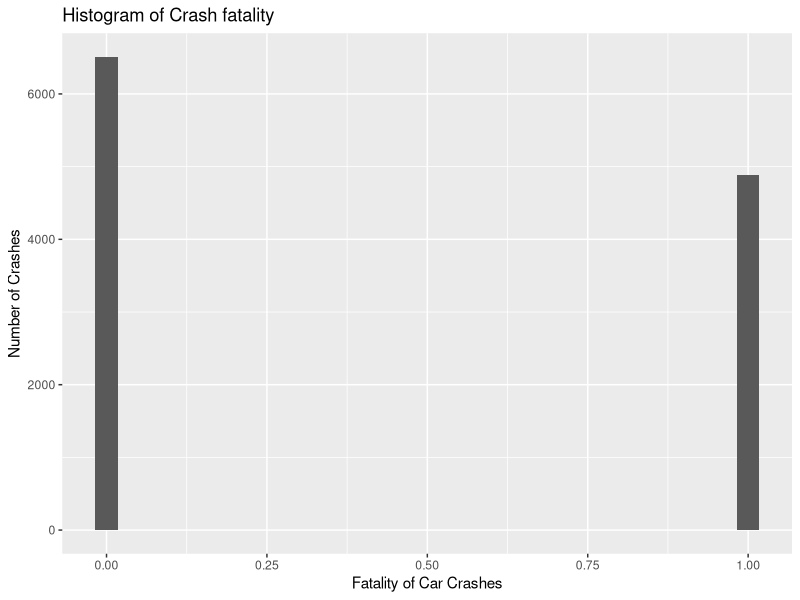
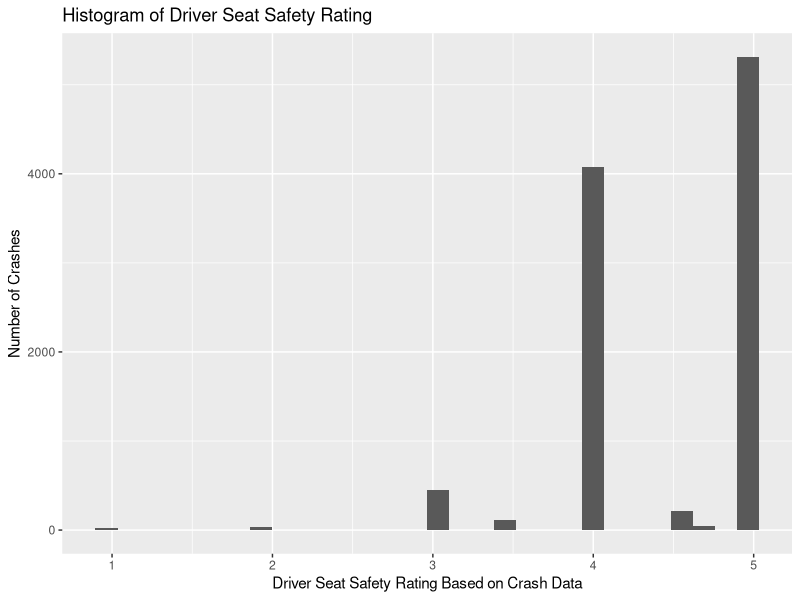
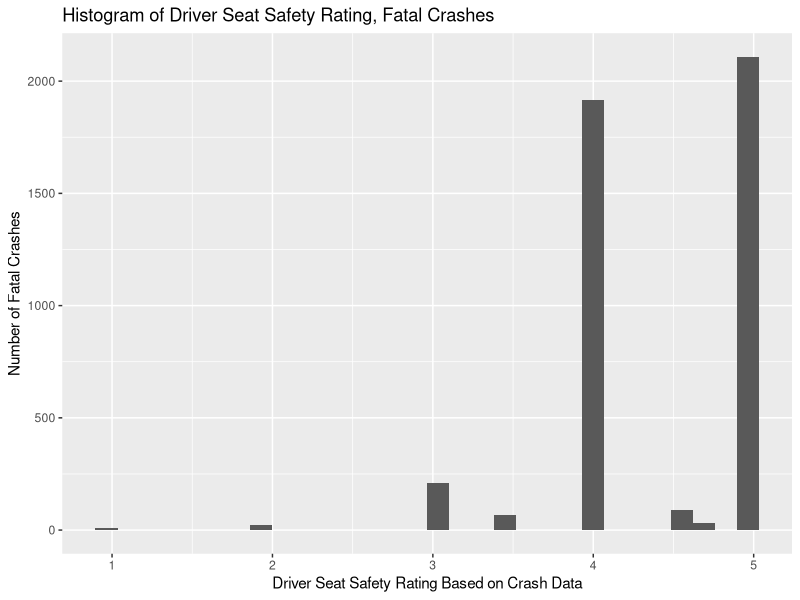
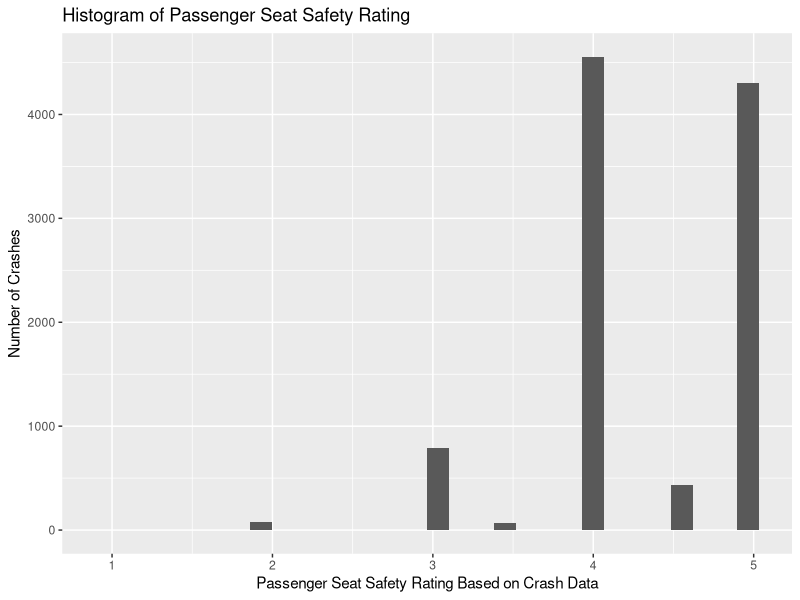
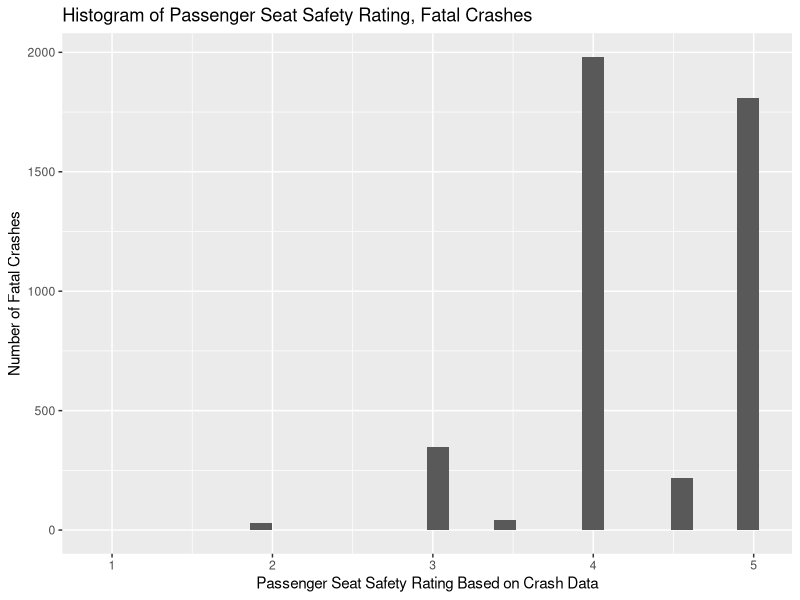
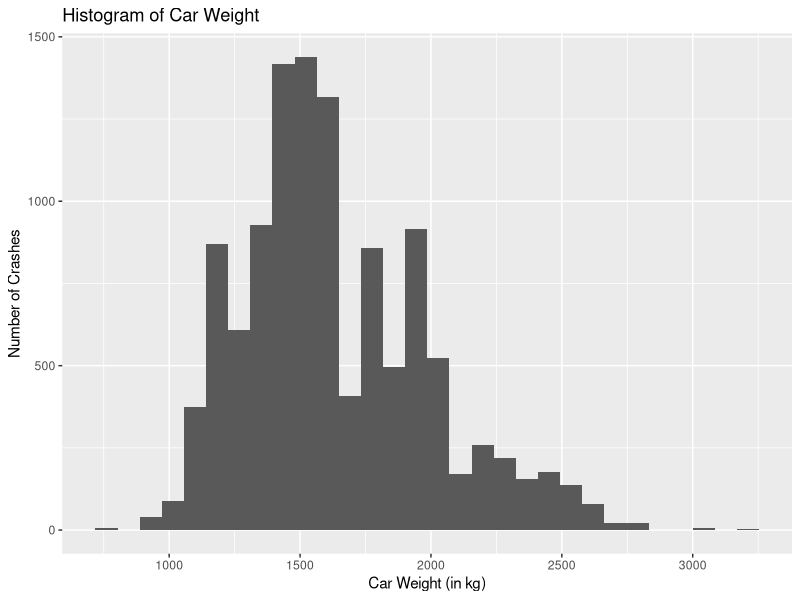
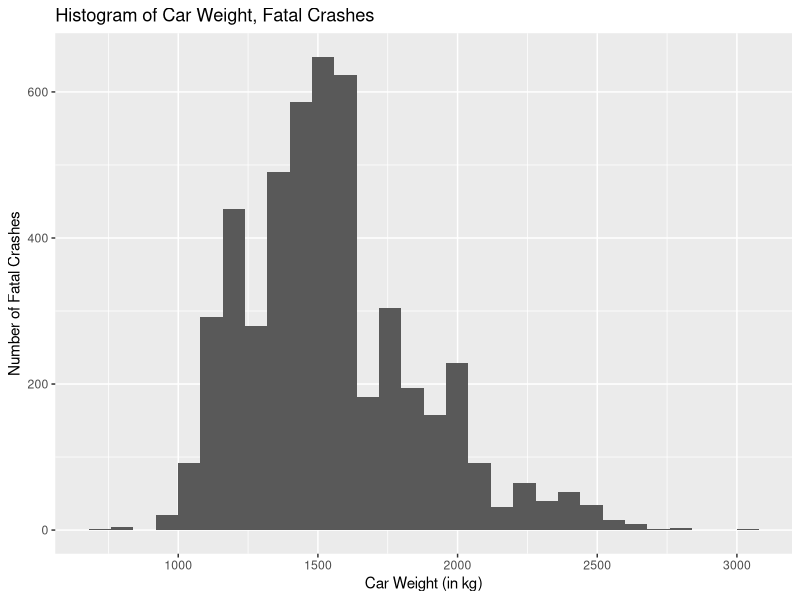
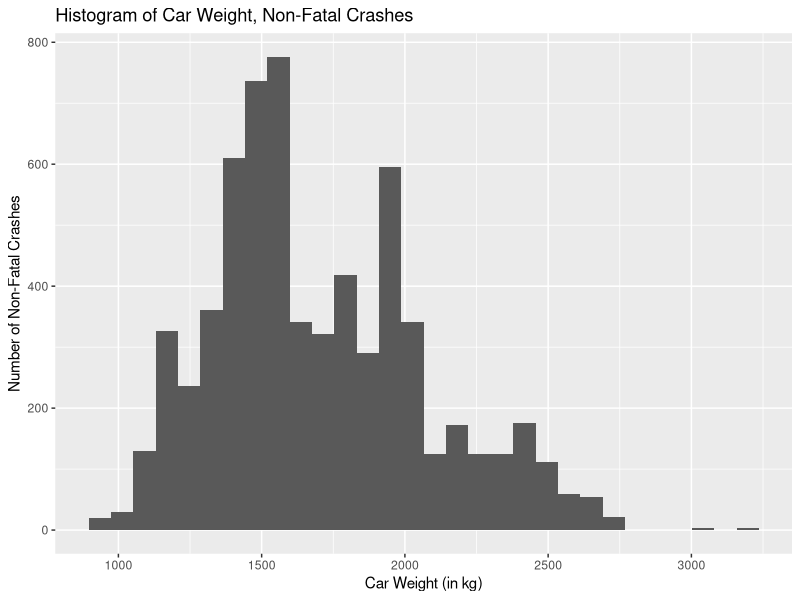

The R script that drew these images, in order:
## ---- chunk 1

knitr::opts_chunk$set(
  echo = TRUE, 
  dev = "png", #saves as PNG
  dpi = 300, #high-quality images
  warning = FALSE,   
  message = FALSE    
)


#------------------------------
# Save Plots to the stage_2_figures folder with their title names
#------------------------------

dir.create("stage_2_figures", showWarnings = FALSE)

save_plot <- function(plot, title) {
  filename <- paste0(
    "stage_2_figures/",
    gsub("[^A-Za-z0-9]+", "_", tolower(title)),
    ".png"
  )
  
  ggsave(
    filename = filename,
    plot = plot,
    dpi = 300,
    width = 7,
    height = 5
  )
}
## ---- chunk 2
library(ggplot2)
library(haven)
library(dplyr)
## ---- chunk 3
# Load the cleaned and merged data
crashes = read.csv("clean_data/crash_data.csv")

# Plot Fatality by itself
p1 <- crashes |>
  ggplot(aes(x = fatal)) +
  geom_histogram() +
  labs(
    title = "Histogram of Crash fatality",
    x = "Fatality of Car Crashes",
    y = "Number of Crashes"
  )
p1

save_plot(p1, "Histogram of Crash Fatality")
## ---- chunk 4
# Plot Driver and Passenger Safety Ratings by themselves
p2 <- crashes |>
  ggplot(aes(x = front_driver_safetyrating)) +
  geom_histogram() +
  labs(
    title = "Histogram of Driver Seat Safety Rating",
    x = "Driver Seat Safety Rating Based on Crash Data",
    y = "Number of Crashes"
  )
p2

save_plot(p2, "Histogram of Driver Seat Safety Rating")



p3 <- crashes |>
  filter(fatal == 1) |>
  ggplot(aes(x = front_driver_safetyrating)) +
  geom_histogram() +
  labs(
    title = "Histogram of Driver Seat Safety Rating, Fatal Crashes",
    x = "Driver Seat Safety Rating Based on Crash Data",
    y = "Number of Fatal Crashes"
  )
p3

save_plot(p3, "Histogram of Driver Seat Safety Rating, Fatal Crashes")



p4 <- crashes |>
  ggplot(aes(x = front_passenger_safetyrating)) +
  geom_histogram() +
  labs(
    title = "Histogram of Passenger Seat Safety Rating",
    x = "Passenger Seat Safety Rating Based on Crash Data",
    y = "Number of Crashes"
  )
p4

save_plot(p4, "Histogram of Passenger Seat Safety Rating")




p5 <- crashes |>
  filter(fatal == 1) |>
  ggplot(aes(x = front_passenger_safetyrating)) +
  geom_histogram() +
  labs(
    title = "Histogram of Passenger Seat Safety Rating, Fatal Crashes",
    x = "Passenger Seat Safety Rating Based on Crash Data",
    y = "Number of Fatal Crashes"
  )
p5

save_plot(p5, "Histogram of Passenger Seat Safety Rating, Fatal Crashes")
## ---- chunk 5
# Plot curb weight by itself
p6 <- crashes |>
  ggplot(aes(x = curb_weight)) +
  geom_histogram() +
  labs(
    title = "Histogram of Car Weight",
    x = "Car Weight (in kg)",
    y = "Number of Crashes"
  )
p6

save_plot(p6, "Histogram of Car Weight")



p7 <- crashes |>
  filter(fatal == 1) |>
  ggplot(aes(x = curb_weight)) +
  geom_histogram() +
  labs(
    title = "Histogram of Car Weight, Fatal Crashes",
    x = "Car Weight (in kg)",
    y = "Number of Fatal Crashes"
  )
p7

save_plot(p7, "Histogram of Car Weight, Fatal Crashes")



p8 <- crashes |>
  filter(fatal == 0) |>
  ggplot(aes(x = curb_weight)) +
  geom_histogram() +
  labs(
    title = "Histogram of Car Weight, Non-Fatal Crashes",
    x = "Car Weight (in kg)",
    y = "Number of Non-Fatal Crashes"
  )
p8

save_plot(p8, "Histogram of Car Weight, Non-Fatal Crashes")
## ---- chunk 6
# Plot Fatality by car safety rating for driver
p9 <- crashes |>
  group_by(front_driver_safetyrating) |>
  summarize(
    mean_fatality = mean(fatal, na.rm = TRUE),
    .groups = "drop"
  ) |>
  ggplot(aes(x = front_driver_safetyrating, y = mean_fatality)) +
  geom_point() +
  labs(
    title = "Average Fatality in Crashes vs Safety Rating of the Driver Seat",
    x = "Safety Rating of Vehicle for Driver",
    y = "Average Fatality of Car Crashes"
  )
p9

save_plot(p9, "Average Fatality in Crashes vs Safety Rating of the Driver Seat")



# Plot Fatality by car safety rating for passenger
p10 <- crashes |>
  group_by(front_passenger_safetyrating) |>
  summarize(
    mean_fatality = mean(fatal, na.rm = TRUE),
    .groups = "drop"
  ) |>
  ggplot(aes(x = front_passenger_safetyrating, y = mean_fatality)) +
  geom_point() + 
    labs(
    title = "Average Fatality in Crashes vs Safety Rating of the Passenger Seat",
    x = "Safety Rating of Vehicle for Front Passenger",
    y = "Average Fatality of Car Crashes"
  )
p10

save_plot(p10, "Average Fatality in Crashes vs Safety Rating of the Passenger Seat")
## ---- chunk 7
# Plot Fatality by Car Dimensions
p11 <- crashes |>
  filter(!is.na(curb_weight), !is.na(fatal)) |>
  mutate(weight_bin = cut_width(curb_weight, width = 250)) |>
  group_by(weight_bin) |>
  summarize(
    mean_fatality = mean(fatal),
    mean_weight = mean(curb_weight),
    .groups = "drop"
  ) |>
  ggplot(aes(x = mean_weight, y = mean_fatality)) +
  geom_point() +
  geom_line() +
  labs(
    title = "Average Fatality in Crashes vs Weight of the Car",
    x = "Weight of the Car (kg)",
    y = "Average Fatality of Car Crashes"
  )
p11

save_plot(p11, "Average Fatality in Crashes vs Weight of the Car")
